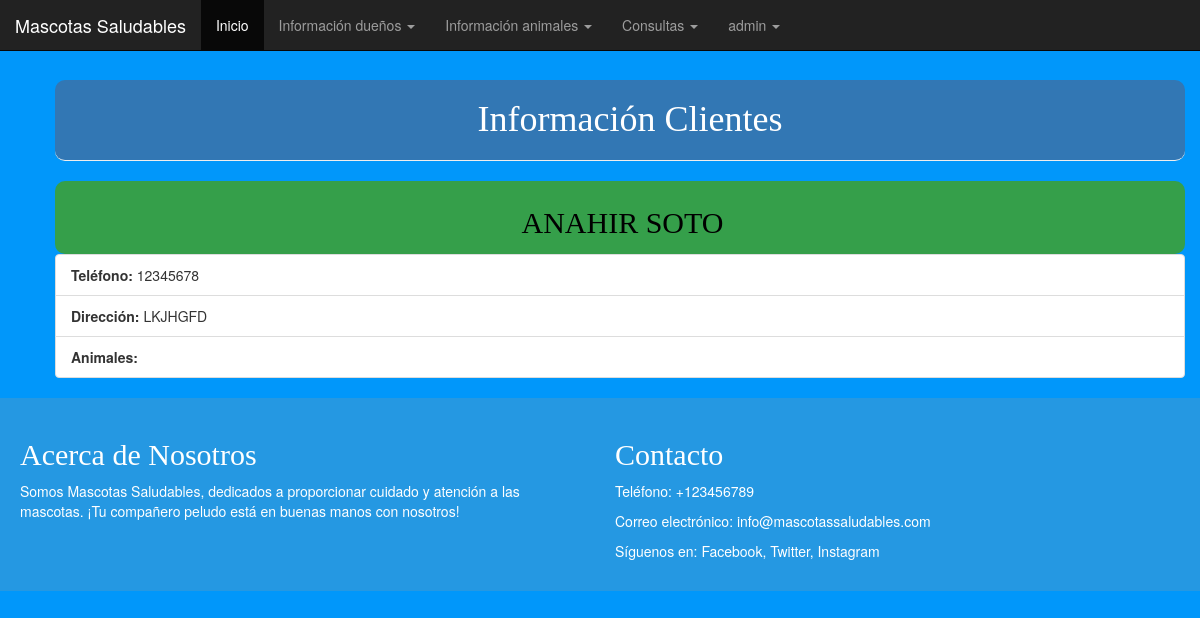
/persona/persona/14/ (signed in), run on the app's committed database.
### persona/models.py (models this page shows, shortened)
class Persona(models.Model):
    nombre = models.CharField(max_length=50)
    apellido = models.CharField(max_length=50)
    telefono = models.CharField(max_length=50)
    direccion = models.CharField(max_length=50)
    estado = models.BooleanField(default=True)

### persona/views.py (the view)
# urls.py: path('persona/<int:pk>/',views.detalle_persona, name='detalle_persona'),
@login_required
def detalle_persona(request, pk):
    persona = get_object_or_404(Persona, pk=pk)
    return render(request, 'persona/detalle_persona.html',{'persona':persona})

### persona/templates/persona/detalle_persona.html
{% extends 'persona/base.html' %}
{% block content %}
        <h1 class="page-header">Información Clientes</h1>
        <div style="text-align: center; color: black; background-color: #359F4A; border-radius: 10px; padding: 5px; padding-left: 10px;" class="card-body">
             <h2 class="card-title">{{persona.nombre}} {{persona.apellido}}</h2>
        </div>
        <ul class="list-group list-group-flush">
             <li class="list-group-item"><b>Teléfono:</b> {{persona.telefono}}</li>
             <li class="list-group-item"><b>Dirección:</b> {{persona.direccion}}</li>
             <li class="list-group-item"><b>Animales:</b> </li>
        </ul>
{% endblock %}

### persona/templates/persona/base.html (shortened to what this page needs)
{% load static %}
<html>
<head>
    <link rel="stylesheet" href="https://maxcdn.bootstrapcdn.com/bootstrap/3.4.0/css/bootstrap.min.css">
    <link rel="stylesheet" href="{% static 'css/estilo11.css' %}">
</head>
    <body>
            <nav class="navbar navbar-inverse navbar-fixed-top">
              <div class="container-fluid">
                <div class="navbar-header">
                  <a class="navbar-brand" href="#">Mascotas Saludables</a>
                </div>
                {% if user.is_authenticated %}
                <ul class="nav navbar-nav">
                  <li class="active"><a href="#">Inicio</a></li>
                  <li class="dropdown">
                    <a class="dropdown-toggle" data-toggle="dropdown">Información dueños
                    <span class="caret"></span></a>
                  </li>
                  <li class="dropdown">
                    <a class="dropdown-toggle" data-toggle="dropdown" href="#">Información animales
                    <span class="caret"></span></a>
                  </li>
                  <li class="dropdown">
                      <a class="dropdown-toggle" data-toggle="dropdown" href="#">Consultas
                      <span class="caret"></span></a>
                    </li>
                  <li class="dropdown">
                    <a class="dropdown-toggle" data-toggle="dropdown" href="#">{{ user.username }}
                        <span class="caret"></span></a>
                      </li>
                </ul>
                {% else %}
                <a href="{% url 'login' %}" class="top-menu"><span class="glyphicon glyphicon-lock"></span></a>
                {% endif %}
              </div>
            </nav>
        <br><br><br>
        <div class="container">
          <div class="row justify-content-center">
            <div class="content">
              {% block content %}
              {% endblock %}
            </div>
          </div>
        </div>
        <div class="custom-container">
          <div class="row">
            <div class="col-md-6">
              <h2>Acerca de Nosotros</h2>
              <p>Somos Mascotas Saludables, dedicados a proporcionar cuidado y atención a las mascotas. ¡Tu compañero peludo está en buenas manos con nosotros!</p>
            </div>
            <div class="col-md-6">
              <h2>Contacto</h2>
              <p>Teléfono: +123456789</p>
              <p>Correo electrónico: info@mascotassaludables.com</p>
              <p>Síguenos en:
                <a href="#">Facebook</a>,
                <a href="#">Twitter</a>,
                <a href="#">Instagram</a>
              </p>
            </div>
          </div>
        </div>
    </body>
</html>

### persona/static/css/estilo11.css (style rules this page uses)
body { background-color: #0197fa; background-image: url("veterinaria.png"); background-size: 100%; background-position: center center; }
.custom-container { background-color: #3498dbba; padding: 20px; bottom: 0; width: 100%; }
.custom-container h2, .custom-container p, .custom-container a { color: #fff; }
.content { margin-top: 20px; }
.page-header { background-color: #3277B4; margin-top: 0; text-align: center; color: white; border-radius: 10px; padding: 20px 20px 20px 40px; }
.content { margin-left: 40px; }
h1, h2, h3, h4 { font-family: 'Lobster', cursive; }

### data on the page
Persona: nombre "ANAHIR", apellido "SOTO", telefono "12345678", direccion "LKJHGFD"

### other printed values
{{ user.username }} "admin"
